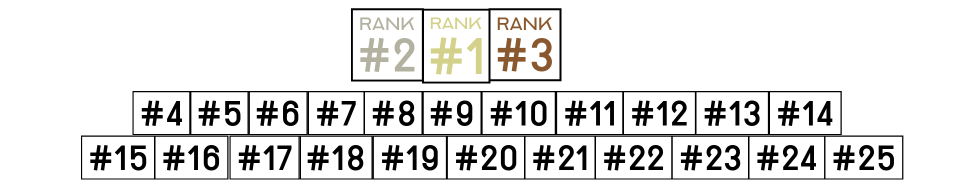
#> input picture layout-example.png, 1920 x 384 px (shown at 1/2 size)
$ python -i image_operations.py   (imports and definitions only)
#> lines starting #> are read from the running program, lines starting #| are printed output that depends on the picture
#> further down, picture is the input picture: shape (384, 1920, 3); mean B, G, R 225.9, 226.6, 226.9
"""
Created by: Riley Preator
Created on: 11/05/2023
Last modified on: 6/13/2024
"""

import cv2

# This stackoverflow post was used to help create this class: https://stackoverflow.com/questions/44650888/resize-an-image-without-distortion-opencv
def image_resize(image, width = None, height = None, inter = cv2.INTER_AREA):
    # initialize the dimensions of the image to be resized and
    # grab the image size
    dim = None
    (h, w) = image.shape[:2]

    # if both the width and height are None, then return the
    # original image
    if width is None and height is None:
        return image

    # check to see if the width is None
    if width is None:
        # calculate the ratio of the height and construct the
        # dimensions
        r = height / float(h)
        dim = (int(w * r), height)

    # otherwise, the height is None
    else:
        # calculate the ratio of the width and construct the
        # dimensions
        r = width / float(w)
        dim = (width, int(h * r))

    # resize the image
    resized = cv2.resize(image, dim, interpolation = inter)

    # return the resized image
    return resized

def team_image_resize(image):
    (height, width) = image.shape[:2]
#> height = 384; width = 1920
    ratio = 0

    if (height == 100 and width == 100):
        resized_image = cv2.resize(image, (99,99), interpolation=cv2.INTER_AREA)
    elif (height >= width):
        ratio = width / height
        dimensions = (int(100 * ratio), 100)
        resized_image = cv2.resize(image, dimensions, interpolation=cv2.INTER_AREA)
    else:
        ratio = height / width
#> ratio = 0.2
        dimensions = (100, int(100 * ratio))
#> dimensions = (100, 20)
        resized_image = cv2.resize(image, dimensions, interpolation=cv2.INTER_AREA)
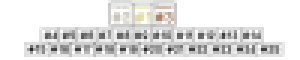
#> resized_image: shape (20, 100, 3) (shown 3 times larger); mean B, G, R 225.8, 226.6, 226.9

    return resized_image

# Resize any image with a defined width as passed through the parameters
def resize_image_width(image, desired_width):
    height, width = image.shape[:2]

    ratio = desired_width / width
    new_height = int(height * ratio)

    resized_image = cv2.resize(image, (desired_width, new_height))
    return resized_image


>>> import cv2
>>> picture = cv2.imread('../layout-example.png')
>>> result = team_image_resize(picture)
